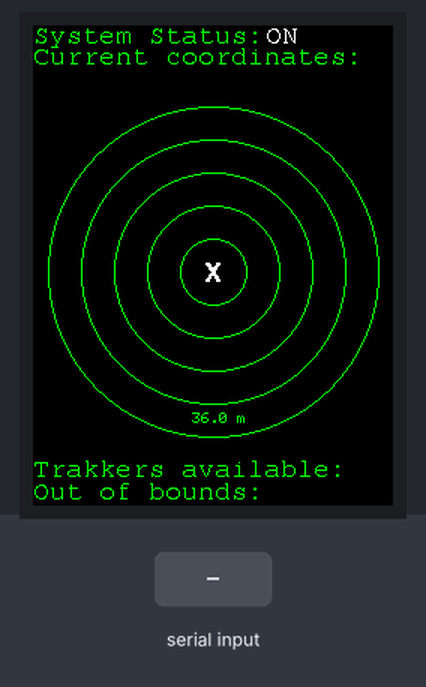
The sketch below on a simulated Arduino Uno, built with avr-gcc and run on an emulated ATmega328P. Parts: 240×320 colour display. The inputs (shaded band) are chosen by the test bench.

Above: at 1.5 s.
1.6 s: "90,45,200\n" received over the second serial link
At 3.4 s:
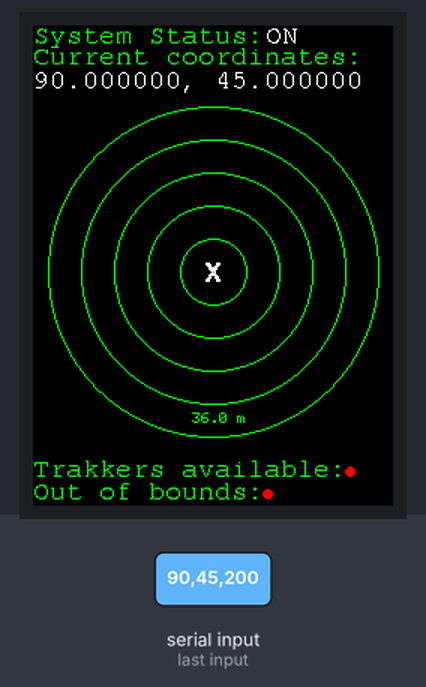
4.1 s: "30,150,10\n" received over the second serial link
At 5.6 s:
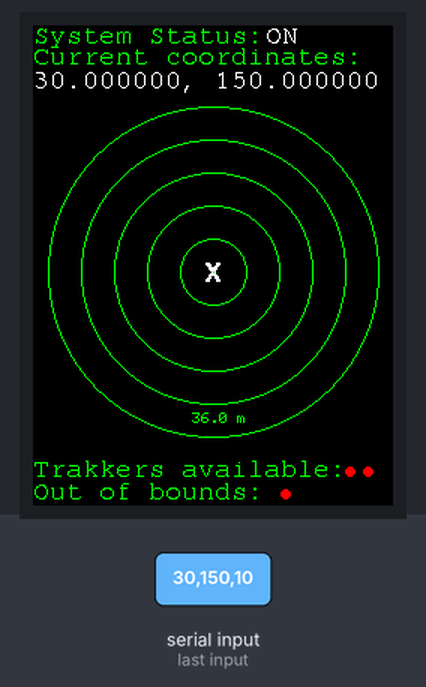
Timing chart, 0 to 7.1 s (numbered marks = the images above; inputs shaded):
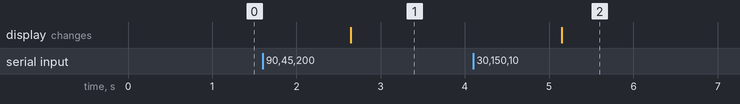

Measured:
- after the input at 1.6 s, the display: changes after 1.0 s (image 1)
- after the input at 4.1 s, the display: changes after 1.0 s (image 2)

The sketch:

TFT_Interface.ino
```cpp
// This code is designed for display on 2.0" TFT 240x320 pixel screen.
#include <Adafruit_GFX.h>    // Core graphics library
#include <Adafruit_ST7789.h> // Hardware-specific library for ST7789
#include <gfxfont.h>
#include <math.h>
#include <SoftwareSerial.h>

// Font definitions:
#include <Fonts/FreeMono9pt7b.h>
#include <Fonts/FreeMono24pt7b.h>
#include <Fonts/FreeMonoBold24pt7b.h>
#include <Fonts/FreeSansBold9pt7b.h>

// Color definitions:
#define BLACK 0x0000
#define BLUE 0x001F
#define RED 0xF800
#define GREEN 0x07E0
#define CYAN 0x07FF
#define MAGENTA 0xF81F
#define YELLOW 0xFFE0
#define WHITE 0xFFFF

// Pin definitions:
// See SPI Connections for more details (https://adafru.it/d5h)
//
// 3.3V - Voltage output
// GND - GND
// 13 - SCK (SPI clock)
// 11 - MOSI (SPI MOSI)
// 8* - CS (SPI Chip select)
// 7* - RST (Display Reset)
// 4* - D/C (SPI data/command select)
// *Can be changed to any pin

#define TFT_CS         8
#define TFT_RST        7
#define TFT_DC         4

// Interface the display using ANY TWO or THREE PINS
#define TFT_MOSI 11  // Data out
#define TFT_SCLK 13  // Clock out

// For the ST7789-based displays, we will use this call
Adafruit_ST7789 tft = Adafruit_ST7789(TFT_CS, TFT_DC, TFT_MOSI, TFT_SCLK, TFT_RST);
SoftwareSerial Backpack(3,2); //RX,TX

String userLoc, lastLoc;
const double rLen = 1.8; // Radius of map in km
const uint8_t pixCount = 110; // Amount of pixels within the radius
const uint8_t xOff = 120; // x origin of map
const uint8_t yOff = 164; // y origin of map
float bLat, bLon, tLat, tLon;
int x, y, x1Last, x2Last, x3Last, y1Last, y2Last, y3Last;
uint8_t trakNum = 0;
int count = 0; // Number of trakkers available
int out = 0; // Number of trakkers out of bounds
int i = 0;
int loc1, loc2;

void setup(void) {
  tft.init(240, 320);
  tft.fillScreen(ST77XX_BLACK);
  Serial.begin(9600);
  Backpack.begin(9600);
  //tft.setRotation(2);
  //startupScreen();
  initMap();
}

void loop() {
  while(Backpack.available()){
    if(trakNum < 3){
      String coordinates = Backpack.readString();
      updateCoordinates(coordinates); // Update user's coordinate position
      updateTrakkers(trakNum, tLat, tLon); // Gather and print trakker's coordinate positions
//    Serial.print(F("userLoc: "));
//    Serial.println(userLoc);
//    Serial.print(F("trakLoc: "));
      trakNum++;
    }trakNum = 0;
  }
}

// Printout for the startup display
void startupScreen(){
  tft.setCursor(20, 110);
  tft.setTextColor(ST77XX_MAGENTA);
  tft.setFont(&FreeMonoBold24pt7b);
  tft.setTextWrap(true);
  tft.println(F("Welcome"));
  tft.setCursor(95, 157);
  tft.println(F("to"));
  tft.setCursor(20, 200);
  tft.println(F("PalPack"));
  delay(1000);
}

// Initialize map and prompts on display
void initMap(){
  tft.fillScreen(ST77XX_BLACK);
  tft.setTextColor(ST77XX_GREEN);
  tft.setFont(&FreeMono9pt7b);
  tft.setCursor(0,0);
  int8_t radius = 0;

  // Print system and coordinate prompts
  tft.setCursor(0,11);
  tft.println(F("System Status:"));
  tft.setCursor(0,25);
  tft.println(F("Current coordinates:"));

  // Print current system status and coordinates
  tft.setTextColor(ST77XX_WHITE);
  //tft.setFont(&FreeMonoBold9pt7b);
  tft.setCursor(155,11);
  tft.println(F("ON"));

  // Draws out sonar circles
  for (int8_t i = 0; i <= 5; i++) {
  //for (int16_t i = 0; i < 12; i++) {
    //void drawCircle(uint16_t x0, uint16_t y0, uint16_t r, uint16_t color);
      tft.drawCircle(xOff, yOff, radius, ST77XX_GREEN);
      radius = radius + 22;
  }
  // Prints ring distance
  tft.setFont();
  tft.setTextColor(ST77XX_GREEN);
  tft.setCursor(106, 258);
  tft.println(F("36.0 m"));

  // Print user origin position on map
  tft.setTextColor(ST77XX_WHITE);
  tft.setFont(&FreeSansBold9pt7b);
  tft.setCursor(114, 176);
  tft.setCursor(114, 170);
  tft.println(F("X"));

  // Print available trakker prompt
  tft.setTextColor(ST77XX_GREEN);
  tft.setFont(&FreeMono9pt7b);
  tft.setCursor(0, 300);
  tft.println(F("Trakkers available:"));
  tft.setCursor(0, 315);
  tft.println(F("Out of bounds:"));
}

void updateCoordinates(String coordinates){
  loc1 = coordinates.indexOf(','); // Gather position of first delimeter

  // Update backpack user's coordinates:
  bLat =  coordinates.substring(0,loc1).toFloat();
  bLon = splitString(coordinates);
  userLoc = String(bLat,6) + ", " + String(bLon,6); // Parse coordinates to print on TFT screen

  // Update trakker coordinates:
  tLat = splitString(coordinates);
  tLon = splitString(coordinates);
  tLon = -tLon; // Invert tLon to correctly display on TFT axes

  tft.setCursor(0,41);
  tft.setTextColor(ST77XX_BLACK);
  tft.println(lastLoc);
  tft.setCursor(0,41);
  tft.setTextColor(ST77XX_WHITE);
  tft.println(userLoc);
  lastLoc = userLoc;
  //Serial.print(F("curLoc: "));
  //Serial.println(userLoc);
  //Serial.print("lastLoc: ");
  //Serial.println(lastLoc);
}

void updateTrakkers(int trakNum, float tLat, float tLon){
//  Serial.print("Coordinates: ");
//  Serial.print(tLat);
//  Serial.print(", ");
//  Serial.println(tLon);
//  Serial.print("Trakker number: ");
//  Serial.println(trakNum);
  uint16_t color = ST77XX_BLACK;
  uint8_t r = 6; // Radius of trakker point
  // Coordinates of cursor position - intialized at "Trakkers available:"
  int xPlot = 211; // x coordinate
  int yPlot = 297; // y coordinate
  int8_t inc = 12; // Cursor position increment size

  // Sets pixel color based on trakker number
  switch (trakNum) {
    case 0:
      if(x1Last != 0 && y1Last != 0){
        tft.fillCircle(x1Last,y1Last,r,color);
      }color = ST77XX_RED;
      break;
    case 1:
      if(x2Last != 0 && y2Last != 0){
        tft.fillCircle(x2Last,y2Last,r,color);
      }color = ST77XX_BLUE;
      break;
    case 2:
      if(x3Last != 0 && y3Last != 0){
        tft.fillCircle(x3Last,y3Last,r,color);
      }color = ST77XX_YELLOW;
      break;
    default:
      color = ST77XX_BLACK;
      break;
  }
  printMap();
  r = 3;
  xPlot += (inc*count);
  tft.fillCircle(xPlot,yPlot,r,color); // Add to available label
  count++;
  // Set cursor at "Out of bounds:"
  xPlot = 156;
  yPlot = 312;

  if(tLat >= rLen || tLon >= rLen){
    if(out < 3){
     // Add to out of bounds label
     xPlot += (inc*out);
     tft.fillCircle(xPlot,yPlot,r,color);
     out++;
    }
    out = 0;
    xPlot += (inc*out);
    tft.fillCircle(xPlot,yPlot,r,color);
    out++;
//     Serial.println("Out of bounds");
  }
  else{
     r = 6;
     // Convert rectangular coordinates into pixel
     x = (tLat/rLen)*pixCount;
     y = (tLon/rLen)*pixCount;
//     Serial.print("Converted coordinates: ");
//     Serial.print(x);
//     Serial.print(", ");
//     Serial.println(y);

     xPlot = x + xOff; // Add map origin offset
     yPlot = y + yOff;
     tft.fillCircle(xPlot,yPlot,r,color); // Plot trakker
//     Serial.print("Trakker printed at: ");
//     Serial.print(xPlot);
//     Serial.print(", ");
//     Serial.println(yPlot);
//     Serial.print("With color: ");
//     Serial.println(color);
  }
  // Save trakker location for erase
  switch (trakNum) {
    case 0:
      x1Last = xPlot;
      y1Last = yPlot;
      break;
    case 1:
      x2Last = xPlot;
      y2Last = yPlot;
      break;
    case 2:
      x3Last = xPlot;
      y3Last = yPlot;
      break;
  }
}

float splitString(String coordinates){
  float str;
  if(loc1 > 0){
      loc2 = coordinates.indexOf(',', loc1+1);
      str = coordinates.substring(loc1+1, loc2).toFloat();
      loc1 = loc2;
  }return str;
}

void printMap(){
  uint16_t radius = 0;
  // Draws out sonar circles
  for (int16_t i = 0; i <= 5; i++) {
      tft.drawCircle(xOff, yOff, radius, ST77XX_GREEN);
      radius = radius + 22;
  }
}
```
